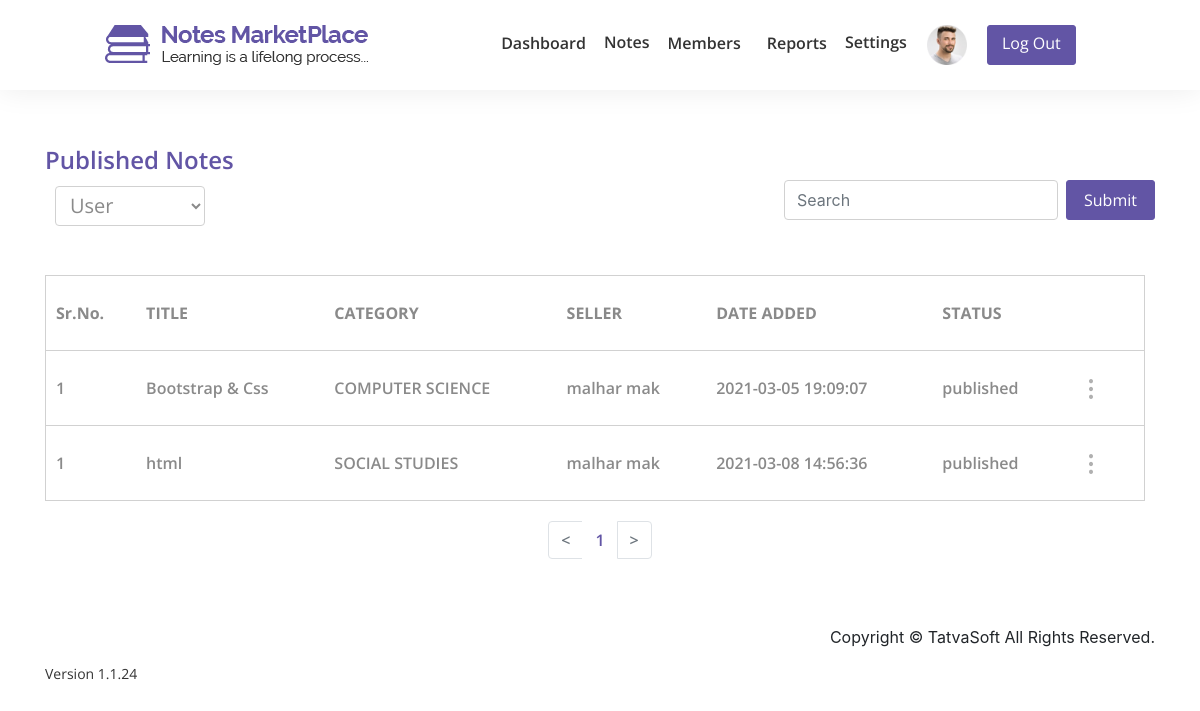
/notesmarketplace/admin/published_notes.php (signed in), run on the app's committed database.
### tables this page shows
CREATE TABLE `userprofile` (
  `ID` int(11) NOT NULL,
  `UserID` int(11) NOT NULL,
  `DOB` datetime DEFAULT NULL,
  `Gender` int(11) DEFAULT NULL,
  `SecondaryEmailAddress` varchar(100) DEFAULT NULL,
  `PhoneNumber_CountryCode` varchar(5) NOT NULL,
  `PhoneNumber` varchar(20) NOT NULL,
  `ProfilePicture` varchar(500) DEFAULT NULL,
  `AddressLine1` varchar(100) NOT NULL,
  `AddressLine2` varchar(100) NOT NULL,
  `City` varchar(50) NOT NULL,
  `State` varchar(50) NOT NULL,
  `ZipCode` varchar(50) NOT NULL,
  `Country` varchar(50) NOT NULL,
  `University` varchar(100) DEFAULT NULL,
  `College` varchar(100) DEFAULT NULL,
  `CreatedDate` datetime DEFAULT current_timestamp(),
  `CreatedBy` int(11) DEFAULT NULL,
  `ModifiedDate` datetime DEFAULT NULL,
  `ModifiedBy` int(11) DEFAULT NULL
);

CREATE TABLE `sellernotes` (
  `ID` int(11) NOT NULL,
  `SellerID` int(11) NOT NULL,
  `Status` varchar(15) DEFAULT NULL,
  `ActionedBy` int(11) DEFAULT NULL,
  `AdminRemarks` varchar(255) DEFAULT NULL,
  `PublishedDate` datetime DEFAULT NULL,
  `Title` varchar(100) NOT NULL,
  `Category` varchar(30) DEFAULT NULL,
  `DisplayPicture` varchar(500) DEFAULT NULL,
  `FilePath` varchar(100) NOT NULL,
  `NoteType` varchar(20) DEFAULT NULL,
  `NumberofPages` int(11) DEFAULT NULL,
  `Description` varchar(255) NOT NULL,
  `UniversityName` varchar(200) DEFAULT NULL,
  `Country` varchar(50) DEFAULT NULL,
  `Course` varchar(100) DEFAULT NULL,
  `CourseCode` varchar(100) DEFAULT NULL,
  `Professor` varchar(100) DEFAULT NULL,
  `IsPaid` varchar(10) NOT NULL,
  `SellingPrice` decimal(10,0) DEFAULT NULL,
  `NotesPreview` varchar(255) DEFAULT NULL,
  `CreatedDate` datetime DEFAULT current_timestamp(),
  `CreatedBy` int(11) DEFAULT NULL,
  `ModifiedDate` datetime DEFAULT NULL,
  `ModifiedBy` int(11) DEFAULT NULL,
  `IsActive` bit(1) NOT NULL DEFAULT b'1'
);

CREATE TABLE `users` (
  `ID` int(11) NOT NULL,
  `RoleID` int(11) NOT NULL,
  `FirstName` varchar(50) NOT NULL,
  `LastName` varchar(50) NOT NULL,
  `EmailID` varchar(100) NOT NULL,
  `Password` varchar(24) NOT NULL,
  `IsEmailVerified` bit(1) NOT NULL DEFAULT b'0',
  `CreatedDate` datetime DEFAULT current_timestamp(),
  `CreatedBy` int(11) DEFAULT NULL,
  `ModifiedDate` datetime DEFAULT NULL,
  `ModifiedBy` int(11) DEFAULT NULL,
  `IsActive` bit(1) DEFAULT b'1',
  `vkey` varchar(255) DEFAULT ''
);

### notesmarketplace/admin/published_notes.php (the view, shortened to what this page needs)
<?php
include"../includes/database.php";
?>
<?php
if(!isset($_SESSION['user_id'])){
?>
<script>
    location.replace('../login.php');
</script>
<?php
}else{
    $user_id = $_SESSION['user_id'];
}
?>
<?php
$admin = "SELECT * FROM userprofile WHERE UserID = $user_id AND ProfilePicture IS NOT NULL";
$admin_info = mysqli_query($connection,$admin);
    $adm = mysqli_fetch_assoc($admin_info);
if(mysqli_num_rows($admin_info) != 0){
    $profile = $adm['ProfilePicture'];
}
?>
<!DOCTYPE html>
<html lang="en">
<head>
    <link rel="stylesheet" href="css/font-awesome/css/font-awesome.min.css">
    <link rel="stylesheet" href="css/bootstrap/bootstrap.min.css">
    <link rel="stylesheet" href="css/dash.css">
    <link rel="stylesheet" href="css/nav.css">
    <link rel="stylesheet" href="css/preloader.css">
</head>
<body>
    <header>
        <div class="container">
            <nav class="navbar navbar-expand-lg navbar-light fixed-top">
                <div class="collapse navbar-collapse " id="navbarTogglerDemo01">
                    <div class="container">
                        <a class="navbar-brand float-left" href="#"><img src="../img/logo.png" class="img-fluid"></a>
                        <ul class="navbar-nav mr-auto mt-2 mt-lg-0 ml-auto">
                            <li class="nav-item"><a class="nav-link" href="<?php if(isset($user_id)){ echo 'dashboard.php?user_id='.$user_id;}else {echo 'dashboard.php';}?>">Dashboard</a></li>
                            <li class="nav-item note-dropdown">
                                <div class="dropdown show">
                                    <a class="note-dropdown" href="#" role="" id="dropdownMenuLink" data-toggle="dropdown" aria-haspopup="true" aria-expanded="false">
                                        Notes
                                    </a>
                                </div>
                            </li>
                            <li class="nav-item"><a class="nav-link" href="members.php">Members</a> </li>
                            <li class="nav-item"><a class="nav-link" href="spam_reports.php">Reports</a></li>
                            <li class="nav-item note-dropdown">
                             <div class="dropdown show">
                                    <a class="note-dropdown" href="#" role="" id="dropdownMenuLink" data-toggle="dropdown" aria-haspopup="true" aria-expanded="false" >
                                      Settings
                                    </a>
                                </div>
                            </li>
                            <li class="nav-item ">
                                <div class="dropdown show">
                                    <a class="" href="#" role="" id="dropdownMenu" data-toggle="dropdown" aria-haspopup="true" aria-expanded="false">
                                        <?php
                                       if(isset($profile)){
                                           ?>
                                        <img class="profile" src="<?php if(isset($profile)){ echo $profile; }?>" alt="">
                                        <?php
                                       }else{
                                          ?>
                                        <img class="profile" src="../img/images/user-l.jpg" alt="">
                                        <?php } ?>
                                    </a>
                                </div>
                            </li>
                            <li class="nav-item"><a class="btn btn-primary" href="../logout.php" role="button">Log Out</a></li>
                        </ul>
                    </div>
                </div>
            </nav>
        </div>
    </header>
    <section id="progress-notes">
        <div class="content-box-lg">
            <div class="container">
                <div class="table-title row">
                    <div class="col-6">
                        <p>Published Notes</p>
                       <select id="month" class="form-control" name="university">
                                <option value="" disabled selected>User</option>
                                <?php
                                        $query = "SELECT DISTINCT FirstName FROM users";
                                    ?>
                            </select>
                    </div>
                    <div class="col-6">
                        <form class="form-inline" method="post">
                            <input type="text" class="form-control mb-2 mr-sm-2" id="inlineFormInputName2" placeholder="Search" name="search">
                            <button type="submit" class="btn btn-primary mb-2" name="submit">Submit</button>
                        </form>
                    </div>
                </div>
                <div class="table-responsive">
                    <table class="progres">
                        <tr>
                            <th>Sr.No.</th>
                            <th>TITLE</th>
                            <th>CATEGORY</th>
                            <th>SELLER</th>
                            <th>DATE ADDED</th>
                            <th> STATUS</th>
                            <th></th>
                        </tr>
                        <?php
                         if(isset($_GET['page'])){
                            $page = $_GET['page'];
                            $page =mysqli_real_escape_string($connection,$page);
                            $page = htmlentities($page);
                            }
                            else{
                                $page = 1;
                            }
                            $num_per_page = 5;
                            $start_from = ($page-1) * $num_per_page;
                             if(isset($_POST['submit'])){
                                $search = $_POST['search'];
                                 $query = "SELECT * FROM sellernotes WHERE Status = 'published' AND Title LIKE '{$search}%' OR Category LIKE '{$search}%' ";
                             }
                            else{
                            $query = "SELECT * FROM sellernotes WHERE Status = 'published' ";
                            }
                          $published_notes = mysqli_query($connection,$query);
                          $total_records = mysqli_num_rows($published_notes);
                         $total_pages = ceil($total_records / $num_per_page);
                        $i=1;
                        $srno = 1;
                        while($row = mysqli_fetch_assoc($published_notes)){
                            $seller = $row['SellerID'];
                            $title = $row['Title'];
                            $status = $row['Status'];
                            $cat = $row['Category'];
                            $u_query = "SELECT * FROM users WHERE ID = $seller";
                             $user_query = mysqli_query($connection,$u_query);
                            if(mysqli_num_rows($user_query)!== 0){
                               $user = mysqli_fetch_assoc($user_query);
                                $publisher = $user['FirstName'].' '.$user['LastName'];
                            }
                            $publish_date = $row['CreatedDate'];
                            if($start_from<$i){
                    ?>
                       <tr>
                            <td><?php echo $srno; ?></td>
                            <td><?php echo $title; ?></td>
                            <td><?php echo $cat; ?></td>
                            <td><?php echo  $publisher; ?></td>
                            <td><?php echo $publish_date; ?></td>
                            <td><?php echo $status; ?></td>
                            <td>
                                <div class="dropdown">
                                    <a class="" data-toggle="dropdown">
                                        <div class="dots">
                                            <img src="../img/images/dots.png">
                                        </div>
                                    </a>
                                </div>
                            </td>
                        </tr>
                        <?php
                        }
                             $i++;
                        }
                    ?>
                    </table>
                </div>
                <nav aria-label="Page navigation example" id="pagination" style="margin-top : 20px;">
                    <ul class="pagination d-flex justify-content-center">
                        <li class="page-item  <?php if($page == 1){ echo 'disabled'; }?>">
                            <a class="page-link" href="dashboard.php?page=<?php echo $page-1; ?>" aria-label="Previous">
                                <span aria-hidden="true">&#60;</span>
                            </a>
                        </li>
                        <?php
                            for($i=1;$i<=$total_pages;$i++){
                        ?>
                        <li class="page-item">
                            <a class="page-link <?php if($page == $i) { echo 'active'; }?>" href="dashboard.php?page=<?php echo $i ; ?>"><?php echo $i ;?></a>
                        </li>
                        <?php
                            }
                        ?>
                        <li class="page-item <?php if($page == $total_pages){ echo 'disabled'; }?>">
                            <a class="page-link" href="dashboard.php?page=<?php echo $page-1; ?>" aria-label="Next">
                                <span aria-hidden="true">&#62;</span>
                            </a>
                        </li>
                    </ul>
                </nav>
            </div>
        </div>
    </section>
    <footer>
        <div class="container">
            <div class="row">
                <div class="col-md-6 col-sm-8 foot-text text-left">
                    <p>Version 1.1.24</p>
                </div>
                <div class="col-md-6 col-sm-4 foot-icon col-sm-4 text-right">
                    <p>Copyright &copy; TatvaSoft All Rights Reserved.</p>
                </div>
            </div>
        </div>
    </footer>
</body>
</html>

### notesmarketplace/admin/css/dash.css (style rules this page uses)
.form-inline { float: right; }
.form-control { border: 1px solid #d1d1d1; }
.profile { padding: 0px 10px; }
.content-box-lg { padding: 50px 0; }
a { color: #333333; font-family: "Open Sans"; font-size: 16px; font-weight: 600; line-height: 20px; }
.btn-primary { color: #fff; background-color: #6255a5; border-color: #6255a5; width: 89px; border-radius: 3px; font-family: "Open Sans"; font-size: 16px; line-height: 22px; }
.progres { margin-top: 40px; border: 1px solid #d1d1d1; width: 1100px; }
.progres tr { border: 1px solid #d1d1d1; height: 75px; font-family: "Open Sans"; font-weight: 600; font-size: 16px; color: #8a8a8a; }
.progres th,td { padding: 5px 10px; }
.table-title p { position: absolute; font-family: "Open Sans"; font-weight: 600; font-size: 24px; color: #6255a5; line-height: 20px; }
#month { width: 150px; height: 35px; font-family: "Open Sans"; font-weight: 400; font-size: 20px; color: #8a8a8a; padding: 5px 10px; margin-left: 10px; }
.pagination > li > a, .pagination > li > span { border: 1px solid white; color: #6255a5; }

### notesmarketplace/admin/css/nav.css (style rules this page uses)
.profile { padding: 0px 10px; }
.content-box-lg { padding: 50px 0; }
.note-dropdown { padding-top: 5px; }
.collapse { padding: 10px 0; }
.nav-item { padding-right: 5px; padding-left: 5px; }
.navbar-light .navbar-nav .nav-link { color: #333333; font-family: "Open Sans"; font-size: 16px; font-weight: 600; line-height: 20px; }
.nav-item img { height: 40px; width: 60px; }
.navbar { padding: 10px 0 10px 0; background-color: white; padding-left: 90px; box-shadow: 0px 0px 30px 0px rgba(0, 0, 0, 0.08); }
a { color: #333333; font-family: "Open Sans"; font-size: 16px; font-weight: 600; line-height: 20px; }
.dots img { padding:0 20px; }

### notesmarketplace/admin/published_notes.php (style rules this page uses)
#month { margin-bottom: 9px; }
.form-control, .btn, #month { height: 40px; }
#progress-notes { margin-top: 100px; }
.col-6 p { position: relative; }
.form-inline { margin-top: 30px; }
.foot-text p { margin: 40px 0; font-family: 'Open Sans', sans-serif; font-size: 14px; font-weight: 400; line-height: 18px; color: #333333; }

### data on the page
userprofile: ProfilePicture (picture)
sellernotes: Title "Bootstrap & Css", Category "COMPUTER SCIENCE", users.FirstName+LastName "malhar mak", CreatedDate "2021-03-05 19:09:07", Status "published"
sellernotes: Title "html", Category "SOCIAL STUDIES", CreatedDate "2021-03-08 14:56:36", Status "published"
users: publisher "malhar mak"
